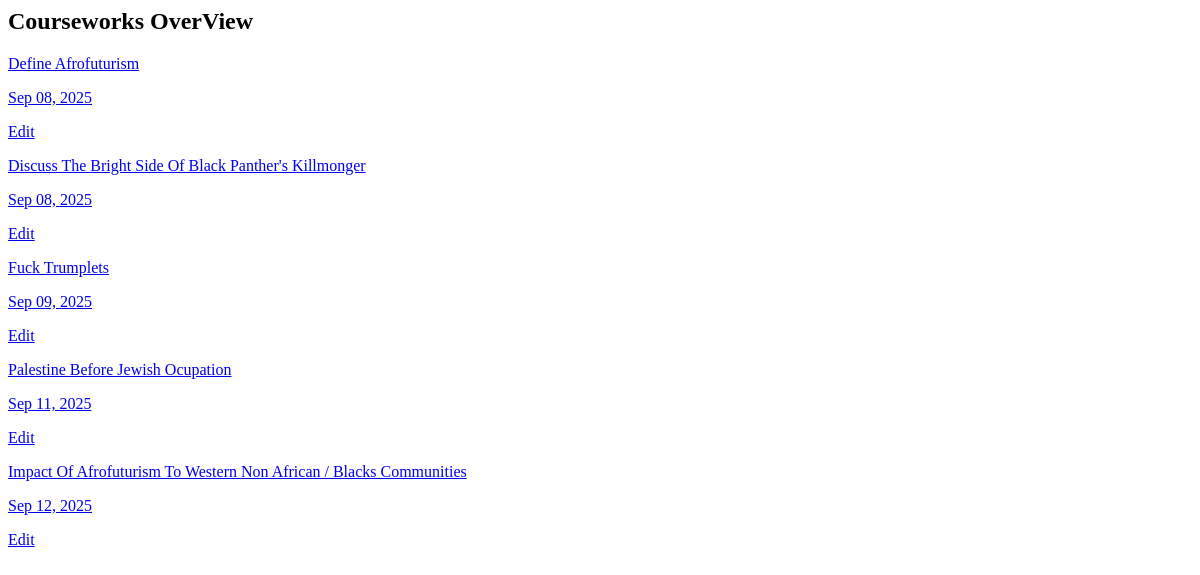
The page /list/ on the database as committed earlier.
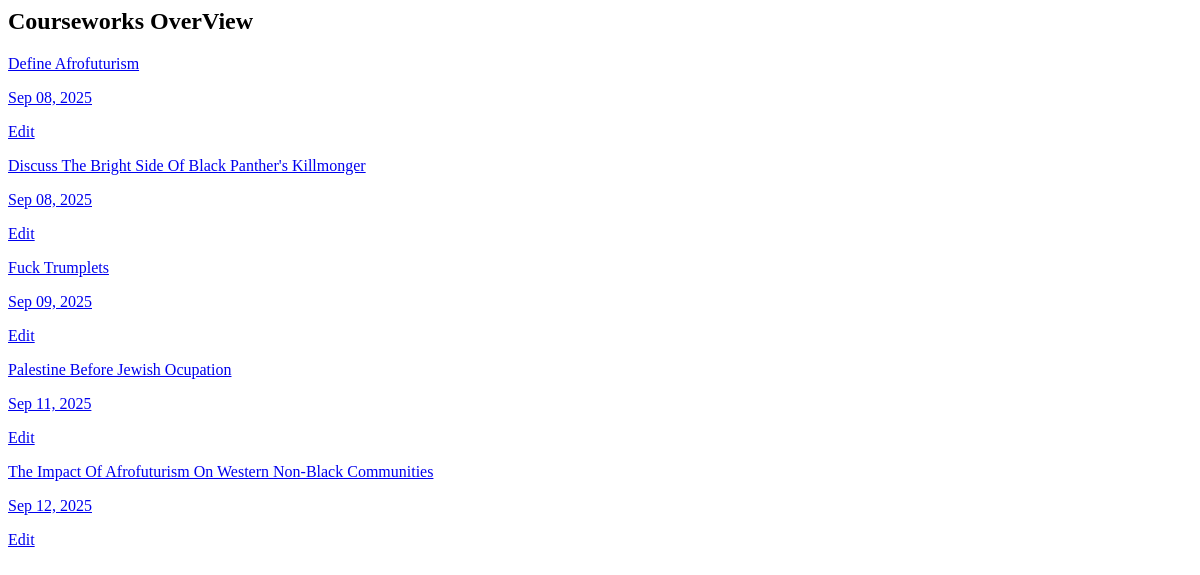
The same page on the database as committed later.
### core/models.py (models this page shows, shortened)
class CourseWork(models.Model):
    user = models.ForeignKey(CustomUser, on_delete=models.CASCADE)
    question = models.TextField(max_length=500, blank = True, null=True)
    answer = CKEditor5Field(config_name='extends')
    created = models.DateTimeField(auto_now_add = True,)

### core/views.py (the view)
# urls.py: path("list/", List.as_view(), name = "list"),
class List(ListView):
    name = "coursework_list"
    model = CourseWork
    template_name = "list.html"

### templates/list.html
{% load static %}
<c-base>
  <div class="h-full w-full p-8 flex flex-col gap-8">
    <div class=" p-6 rounded-lg shadow-lg">
      <h2 class="text-2xl font-bold text-white mb-4">Courseworks OverView</h2>
      {% for coursework in coursework_list %}
        {% if coursework.answer %}
          <a href="{% url 'coursework' coursework.pk %}"" class="flex justify-between py-3 border-b ">
            <p class="text-gray-300">{{ coursework.question | title}} </p>
            <p class="text-gray-400 text-sm">{{ coursework.created|date:"M d, Y" }} </p>
            <a href="{% url 'editor' pk=coursework.pk %}">Edit</a>
          </a>
        {% endif %}
      {% endfor %}
    </div>
</div>
</c-base>

Rows that differ between the two databases and show on the page:
changed CourseWork: question "Impact Of Afrofuturism To Western Non African / Blacks Communities" → "The Impact Of Afrofuturism On Western Non-Black Communities"
